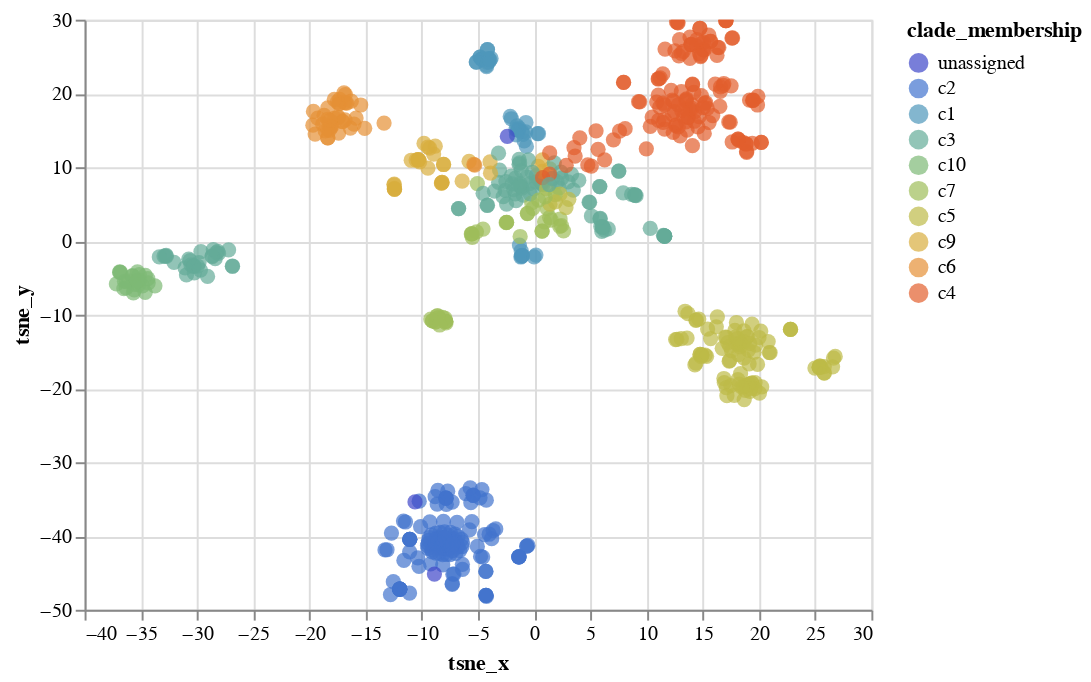

The notebook cell saved with this chart:
### Code cell
scatterplot_with_tooltip_interactive(
    merged_tsne_df,
    'tsne_x',
    'tsne_y',
    'tsne_x',
    'tsne_y',
    ['strain', "clade_membership"],
    'clade_membership:N',
    domain,
    range_
)

### Figure 1 — Vega-Lite specification as saved in the notebook (floating-point values rounded to 4 significant figures; data arrays with more than 128 entries replaced by an {"elided": "..."} marker saying what was removed)
{"config": {"view": {"continuousWidth": 400, "continuousHeight": 300}}, "data": {"name": "data-e86015539e9f19a50dd355479e88cc92"}, "mark": {"type": "circle", "size": 60}, "encoding": {"color": {"type": "nominal", "field": "clade_membership", "scale": {"domain": ["unassigned", "c2", "c1", "c3", "c10", "c7", "c5", "c9", "c6", "c4"], "range": ["#3F47C9", "#4274CE", "#4F97BB", "#64AC99", "#7EB976", "#9EBE5A", "#BEBB48", "#D9AE3E", "#E69036", "#E35F2D", "#DB2823"]}}, "tooltip": [{"type": "nominal", "field": "strain"}, {"type": "nominal", "field": "clade_membership"}], "x": {"type": "quantitative", "field": "tsne_x", "title": "tsne_x"}, "y": {"type": "quantitative", "field": "tsne_y", "title": "tsne_y"}}, "selection": {"selector014": {"type": "interval", "bind": "scales", "encodings": ["x", "y"]}}, "$schema": "https://vega.github.io/schema/vega-lite/v4.8.1.json", "datasets": {"data-e86015539e9f19a50dd355479e88cc92": {"elided": "674 records"}}}
